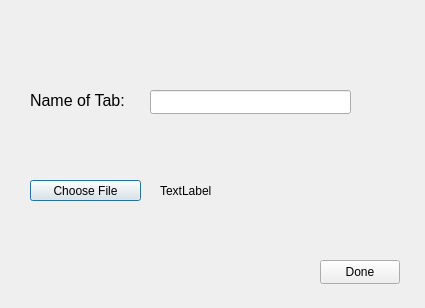
<?xml version="1.0" encoding="UTF-8"?>
<ui version="4.0">
 <class>AddTabDialog</class>
 <widget class="QDialog" name="AddTabDialog">
  <property name="geometry">
   <rect>
    <x>0</x>
    <y>0</y>
    <width>425</width>
    <height>308</height>
   </rect>
  </property>
  <property name="windowTitle">
   <string>Dialog</string>
  </property>
  <widget class="QLineEdit" name="tabNameLineEdit">
   <property name="geometry">
    <rect>
     <x>150</x>
     <y>90</y>
     <width>201</width>
     <height>24</height>
    </rect>
   </property>
  </widget>
  <widget class="QLabel" name="label">
   <property name="geometry">
    <rect>
     <x>30</x>
     <y>90</y>
     <width>101</width>
     <height>21</height>
    </rect>
   </property>
   <property name="font">
    <font>
     <pointsize>12</pointsize>
    </font>
   </property>
   <property name="text">
    <string>Name of Tab:</string>
   </property>
  </widget>
  <widget class="QPushButton" name="chooseFileButton">
   <property name="geometry">
    <rect>
     <x>30</x>
     <y>180</y>
     <width>111</width>
     <height>21</height>
    </rect>
   </property>
   <property name="text">
    <string>Choose File</string>
   </property>
  </widget>
  <widget class="QLabel" name="filePathLabel">
   <property name="geometry">
    <rect>
     <x>160</x>
     <y>180</y>
     <width>161</width>
     <height>21</height>
    </rect>
   </property>
   <property name="text">
    <string>TextLabel</string>
   </property>
  </widget>
  <widget class="QPushButton" name="doneButton">
   <property name="geometry">
    <rect>
     <x>320</x>
     <y>260</y>
     <width>80</width>
     <height>24</height>
    </rect>
   </property>
   <property name="text">
    <string>Done</string>
   </property>
  </widget>
 </widget>
 <resources/>
 <connections/>
</ui>
